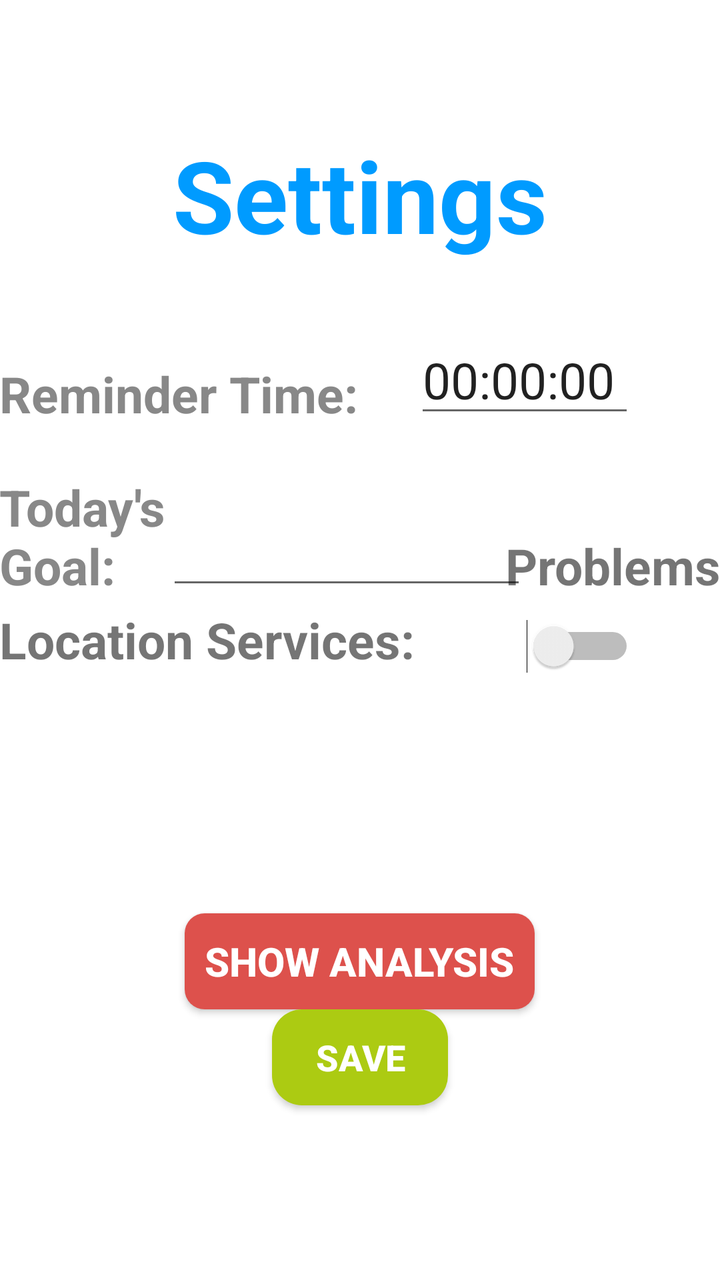
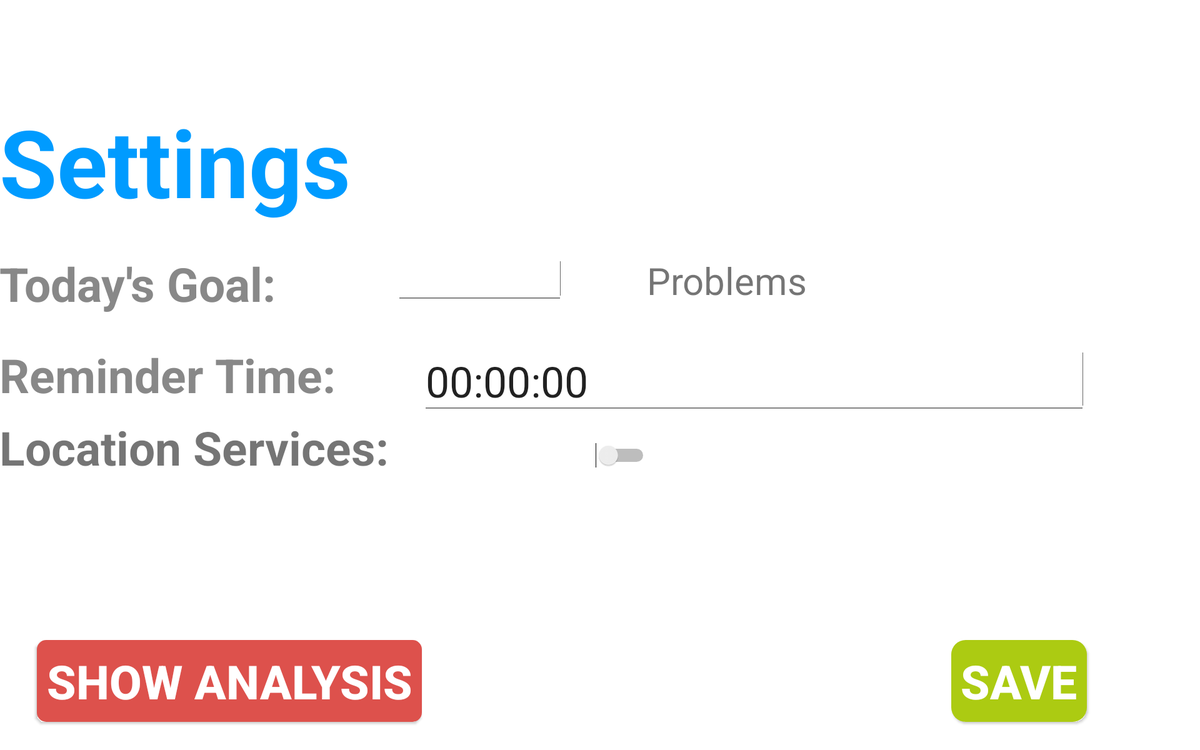

The same Android screen from two of the app's own layout files: first res/layout/ as a phone draws it, then the repository's variant for another configuration, drawn on a device whose configuration selects that folder. Both files follow.
<!-- AndroidManifest.xml: application theme FullscreenTheme -->
<!-- res/layout/content_setting.xml -->
<?xml version="1.0" encoding="utf-8"?>

<RelativeLayout xmlns:android="http://schemas.android.com/apk/res/android"
    xmlns:app="http://schemas.android.com/apk/res-auto"
    xmlns:tools="http://schemas.android.com/tools"
    android:layout_width="match_parent"
    android:layout_height="match_parent"
    android:paddingBottom="@dimen/activity_vertical_margin"
    android:paddingLeft="@dimen/activity_horizontal_margin"
    android:paddingRight="@dimen/activity_horizontal_margin"
    android:paddingTop="@dimen/activity_vertical_margin"
    app:layout_behavior="@string/appbar_scrolling_view_behavior"
    tools:context=".ui.UI_SettingActivity"
    tools:showIn="@layout/activity_setting">
        <TextView
            android:layout_width="wrap_content"
            android:layout_height="wrap_content"
            android:textAppearance="?android:attr/textAppearanceLarge"
            android:text="@string/tvSettingString"

            android:textSize="50sp"
            android:textStyle="bold"
            android:textColor="#009bff"
            android:id="@+id/tvSetting"
            android:layout_marginTop="64dp"
            android:layout_alignParentTop="true"
            android:layout_centerHorizontal="true" />

        <TextView
            android:layout_width="wrap_content"
            android:layout_height="wrap_content"
            android:textSize="25sp"
            android:textAppearance="?android:attr/textAppearanceLarge"
            android:text="@string/tvTodayGoalString"
            android:textStyle="bold"
            android:textColor="#888888"
            android:id="@+id/tvMPSL"
            android:layout_above="@+id/switchLocation"
            android:layout_marginBottom="10dp"
            android:layout_toStartOf="@+id/bShowAnalysis" />

        <EditText
            android:layout_width="180dp"
            android:layout_height="wrap_content"
            android:id="@+id/etProblemNo"
            android:inputType="number"
            android:layout_alignBottom="@+id/tvMPSL"
            android:layout_toStartOf="@+id/switchLocation" />

        <TextView
            android:layout_width="wrap_content"
            android:layout_height="wrap_content"
            android:layout_marginLeft="20dp"
            android:text="@string/tvProblemsString"
            android:textSize="25sp"
            android:textStyle="bold"
            android:id="@+id/tvProblems"
            android:layout_alignBottom="@+id/tvMPSL"
            android:layout_alignEnd="@+id/tvMPSD" />

    <TextView
        android:layout_width="match_parent"
        android:layout_height="wrap_content"
        android:text="@string/tvReminderTimeString"
        android:textStyle="bold"
        android:textSize="25sp"
        android:textColor="#888888"
        android:layout_marginTop="180dp"
        android:id="@+id/tvMPSD"

        android:layout_alignParentStart="true"
     />

    <EditText
        android:layout_width="110dp"
        android:layout_height="wrap_content"
        android:inputType="time"
        android:text="@string/etRemindTimeString"
        android:textSize="25sp"
        android:ems="10"
        android:id="@+id/etMPSdate"
        android:layout_alignBottom="@+id/tvMPSD"
        android:layout_toEndOf="@+id/tvETF" />

    <TextView
        android:layout_width="wrap_content"
        android:layout_height="wrap_content"
        android:text="@string/tvLocationString"
        android:textSize="25sp"
        android:textStyle="bold"
        android:id="@+id/tvETF"
        android:layout_marginTop="50dp"
        android:layout_centerVertical="true"
        android:layout_alignParentStart="true" />

    <Switch
        android:layout_width="wrap_content"
        android:layout_height="wrap_content"
        android:id="@+id/switchLocation"
        android:scrollbarStyle="outsideOverlay"
        android:checked="false"
        android:layout_alignBottom="@+id/tvETF"
        android:layout_alignEnd="@+id/etMPSdate" />

    <Button
        android:layout_width="wrap_content"
        android:layout_height="wrap_content"
        android:text="@string/bSaveString"
        android:textSize="18sp"
        android:textColor="#ffffff"
        android:textStyle="bold"
        android:background="@drawable/button_test"
        android:id="@+id/bSave"
        android:onClick="onSave"
        android:layout_below="@+id/bShowAnalysis"
        android:layout_centerHorizontal="true"
        android:layout_marginTop="@dimen/activity_vertical_margin"/>

    <Button
        android:layout_width="wrap_content"
        android:layout_height="wrap_content"
        android:text="@string/bShowAnalysisString"
        android:textSize="20sp"
        android:textStyle="bold"
        android:textColor="#ffffff"
        android:id="@+id/bShowAnalysis"
        android:onClick="onShowAnalysis"
        android:background="@drawable/button_nalysis"
        android:layout_below="@+id/switchLocation"
        android:layout_centerHorizontal="true"
        android:layout_marginTop="120dp" />


</RelativeLayout>
<!-- res/layout/activity_setting.xml (included above) -->
<?xml version="1.0" encoding="utf-8"?>

<android.support.design.widget.CoordinatorLayout xmlns:android="http://schemas.android.com/apk/res/android"
    xmlns:app="http://schemas.android.com/apk/res-auto"
    xmlns:tools="http://schemas.android.com/tools"
    android:layout_width="match_parent"
    android:layout_height="match_parent"
    android:fitsSystemWindows="true"
    tools:context=".ui.UI_SettingActivity">

    <android.support.design.widget.AppBarLayout
        android:layout_width="match_parent"
        android:layout_height="wrap_content"
        android:theme="@style/AppTheme.AppBarOverlay">
    </android.support.design.widget.AppBarLayout>

    <include layout="@layout/content_setting" />


</android.support.design.widget.CoordinatorLayout>
<!-- resources referenced by this layout -->
<resources>
  <!-- drawable button_nalysis (drawable) -->
  <?xml version="1.0" encoding="utf-8"?>
  
  
  <shape xmlns:android="http://schemas.android.com/apk/res/android"
      android:shape="rectangle"
  
      >
  
      <solid android:color="#dd514c" />
  
      <corners android:radius="10dip" />
  
  
      <padding
          android:left="10dp"
          android:top="10dp"
          android:right="10dp"
          android:bottom="10dp"
          />
  
  </shape>
  <!-- drawable button_test (drawable) -->
  <?xml version="1.0" encoding="utf-8"?>
  
      <shape xmlns:android="http://schemas.android.com/apk/res/android"
          android:shape="rectangle"
          >
  
      <solid android:color="#accb12" />
  
      <corners android:radius="15dip" />
  
  
  
      <padding
          android:left="10dp"
          android:top="10dp"
          android:right="10dp"
          android:bottom="10dp"
          />
  
  </shape>
  <string name="bSaveString">Save</string>
  <string name="bShowAnalysisString">SHOW ANALYSIS</string>
  <string name="etRemindTimeString">00:00:00</string>
  <string name="tvLocationString">Location Services:</string>
  <string name="tvProblemsString">Problems</string>
  <string name="tvReminderTimeString">Reminder Time:</string>
  <string name="tvSettingString">Settings</string>
  <string name="tvTodayGoalString">Today\'s Goal:</string>
  <style name="AppTheme.AppBarOverlay" parent="ThemeOverlay.AppCompat.Dark.ActionBar" />
  <style name="FullscreenTheme" parent="AppTheme">
          <item name="android:actionBarStyle">@style/FullscreenActionBarStyle</item>
          <item name="android:windowActionBarOverlay">true</item>
          <item name="android:windowBackground">@null</item>
          <item name="metaButtonBarStyle">?android:attr/buttonBarStyle</item>
          <item name="metaButtonBarButtonStyle">?android:attr/buttonBarButtonStyle</item>
      </style>
  <style name="AppTheme" parent="Theme.AppCompat.Light.DarkActionBar">
          
          <item name="colorPrimary">@color/colorPrimary</item>
          <item name="colorPrimaryDark">@color/colorPrimaryDark</item>
          <item name="colorAccent">@color/colorAccent</item>
      </style>
  <style name="FullscreenActionBarStyle" parent="Widget.AppCompat.ActionBar">
          <item name="android:background">@color/black_overlay</item>
      </style>
  <color name="colorPrimary">#3F51B5</color>
  <color name="colorPrimaryDark">#303F9F</color>
  <color name="colorAccent">#FF4081</color>
  <color name="black_overlay">#66000000</color>
</resources>
<!-- res/layout-xlarge-land/content_setting.xml (the repository's variant of the layout above) -->
<!-- drawn on a large tablet held sideways -->
<?xml version="1.0" encoding="utf-8"?>
<RelativeLayout xmlns:android="http://schemas.android.com/apk/res/android"
    xmlns:app="http://schemas.android.com/apk/res-auto"
    xmlns:tools="http://schemas.android.com/tools"
    android:layout_width="match_parent"
    android:layout_height="match_parent"
    android:paddingBottom="@dimen/activity_vertical_margin"
    android:paddingLeft="@dimen/activity_horizontal_margin"
    android:paddingRight="@dimen/activity_horizontal_margin"
    android:paddingTop="@dimen/activity_vertical_margin"
    app:layout_behavior="@string/appbar_scrolling_view_behavior"
    tools:context=".ui.UI_SettingActivity"
    tools:showIn="@layout/activity_setting">


    <LinearLayout
        android:orientation="horizontal"
        android:layout_width="match_parent"
        android:layout_height="wrap_content"
        android:id="@+id/linearLayout"
        android:layout_alignParentStart="true"
        android:layout_above="@+id/tvMPSL">

        <TextView
            android:layout_width="wrap_content"
            android:layout_height="match_parent"
            android:textAppearance="?android:attr/textAppearanceLarge"
            android:text="@string/tvSettingString"
            android:textSize="100sp"
            android:textStyle="bold"
            android:textColor="#009bff"
            android:id="@+id/tvSetting"
            android:layout_marginBottom="30dp" />
    </LinearLayout>

    <TextView
        android:textSize="50sp"
        android:layout_above="@+id/tvMPSD"
        android:layout_width="wrap_content"
        android:layout_height="wrap_content"
        android:textAppearance="?android:attr/textAppearanceLarge"
        android:text="@string/tvTodayGoalString"
        android:textStyle="bold"
        android:layout_marginBottom="30dp"
        android:textColor="#888888"
        android:id="@+id/tvMPSL"
        android:layout_alignParentStart="true" />

    <EditText
        android:layout_width="180dp"
        android:layout_height="wrap_content"
        android:id="@+id/etProblemNo"
        android:inputType="number"
        android:textSize="30dp"
        android:layout_below="@+id/linearLayout"
        android:layout_alignEnd="@+id/switchLocation"
        android:layout_marginEnd="88dp" />

    <TextView
        android:layout_width="wrap_content"
        android:layout_height="wrap_content"
        android:text="@string/tvProblemsString"
        android:textSize="40sp"
        android:id="@+id/tvProblems"
        android:layout_alignBottom="@+id/etProblemNo"
        android:layout_toEndOf="@+id/switchLocation" />

    <TextView
        android:layout_width="wrap_content"
        android:layout_height="wrap_content"
        android:text="@string/tvReminderTimeString"
        android:textStyle="bold"
        android:textSize="50sp"
        android:textColor="#888888"
        android:id="@+id/tvMPSD"

        android:layout_centerVertical="true"
        android:layout_alignParentStart="true" />

    <EditText
        android:layout_width="wrap_content"
        android:layout_height="wrap_content"
        android:inputType="time"
        android:text="@string/etRemindTimeString"
        android:textSize="45sp"
        android:ems="10"
        android:id="@+id/etMPSdate"
        android:layout_alignTop="@+id/tvMPSD"
        android:layout_alignEnd="@+id/bSave"
        android:layout_toEndOf="@+id/bShowAnalysis" />

    <TextView
        android:layout_width="wrap_content"
        android:layout_height="wrap_content"
        android:text="@string/tvLocationString"
        android:textSize="50sp"
        android:textStyle="bold"
        android:id="@+id/tvETF"
        android:layout_below="@+id/etMPSdate"
        android:layout_alignParentStart="true" />

    <Switch
        android:layout_width="100dp"
        android:layout_height="50dp"
        android:id="@+id/switchLocation"
        android:scrollbarStyle="outsideOverlay"
        android:layout_marginLeft="260dp"
        android:checked="false"
        android:elegantTextHeight="false"
        android:layout_alignBottom="@+id/tvETF"
        android:layout_centerHorizontal="true" />

    <Button
        android:layout_width="wrap_content"
        android:layout_height="wrap_content"
        android:text="@string/bSaveString"
        android:textSize="50sp"
        android:textColor="#ffffff"
        android:textStyle="bold"
        android:background="@drawable/button_test"
        android:id="@+id/bSave"
        android:onClick="onSave"
        android:layout_marginLeft="250dp"
        android:layout_marginEnd="121dp"
        android:layout_alignTop="@+id/bShowAnalysis"
        android:layout_alignEnd="@+id/linearLayout" />

    <Button
        android:layout_width="wrap_content"
        android:layout_height="wrap_content"
        android:text="@string/bShowAnalysisString"
        android:textSize="50sp"
        android:textStyle="bold"
        android:textColor="#ffffff"
        android:id="@+id/bShowAnalysis"
        android:onClick="onShowAnalysis"
        android:background="@drawable/button_nalysis"
        android:layout_marginLeft="40dp"
        android:layout_alignParentBottom="true"
        android:layout_alignParentStart="true"
        android:layout_marginBottom="30dp" />


</RelativeLayout>
<!-- res/layout/content_setting.xml (included above) -->
<?xml version="1.0" encoding="utf-8"?>

<RelativeLayout xmlns:android="http://schemas.android.com/apk/res/android"
    xmlns:app="http://schemas.android.com/apk/res-auto"
    xmlns:tools="http://schemas.android.com/tools"
    android:layout_width="match_parent"
    android:layout_height="match_parent"
    android:paddingBottom="@dimen/activity_vertical_margin"
    android:paddingLeft="@dimen/activity_horizontal_margin"
    android:paddingRight="@dimen/activity_horizontal_margin"
    android:paddingTop="@dimen/activity_vertical_margin"
    app:layout_behavior="@string/appbar_scrolling_view_behavior"
    tools:context=".ui.UI_SettingActivity"
    tools:showIn="@layout/activity_setting">
        <TextView
            android:layout_width="wrap_content"
            android:layout_height="wrap_content"
            android:textAppearance="?android:attr/textAppearanceLarge"
            android:text="@string/tvSettingString"

            android:textSize="50sp"
            android:textStyle="bold"
            android:textColor="#009bff"
            android:id="@+id/tvSetting"
            android:layout_marginTop="64dp"
            android:layout_alignParentTop="true"
            android:layout_centerHorizontal="true" />

        <TextView
            android:layout_width="wrap_content"
            android:layout_height="wrap_content"
            android:textSize="25sp"
            android:textAppearance="?android:attr/textAppearanceLarge"
            android:text="@string/tvTodayGoalString"
            android:textStyle="bold"
            android:textColor="#888888"
            android:id="@+id/tvMPSL"
            android:layout_above="@+id/switchLocation"
            android:layout_marginBottom="10dp"
            android:layout_toStartOf="@+id/bShowAnalysis" />

        <EditText
            android:layout_width="180dp"
            android:layout_height="wrap_content"
            android:id="@+id/etProblemNo"
            android:inputType="number"
            android:layout_alignBottom="@+id/tvMPSL"
            android:layout_toStartOf="@+id/switchLocation" />

        <TextView
            android:layout_width="wrap_content"
            android:layout_height="wrap_content"
            android:layout_marginLeft="20dp"
            android:text="@string/tvProblemsString"
            android:textSize="25sp"
            android:textStyle="bold"
            android:id="@+id/tvProblems"
            android:layout_alignBottom="@+id/tvMPSL"
            android:layout_alignEnd="@+id/tvMPSD" />

    <TextView
        android:layout_width="match_parent"
        android:layout_height="wrap_content"
        android:text="@string/tvReminderTimeString"
        android:textStyle="bold"
        android:textSize="25sp"
        android:textColor="#888888"
        android:layout_marginTop="180dp"
        android:id="@+id/tvMPSD"

        android:layout_alignParentStart="true"
     />

    <EditText
        android:layout_width="110dp"
        android:layout_height="wrap_content"
        android:inputType="time"
        android:text="@string/etRemindTimeString"
        android:textSize="25sp"
        android:ems="10"
        android:id="@+id/etMPSdate"
        android:layout_alignBottom="@+id/tvMPSD"
        android:layout_toEndOf="@+id/tvETF" />

    <TextView
        android:layout_width="wrap_content"
        android:layout_height="wrap_content"
        android:text="@string/tvLocationString"
        android:textSize="25sp"
        android:textStyle="bold"
        android:id="@+id/tvETF"
        android:layout_marginTop="50dp"
        android:layout_centerVertical="true"
        android:layout_alignParentStart="true" />

    <Switch
        android:layout_width="wrap_content"
        android:layout_height="wrap_content"
        android:id="@+id/switchLocation"
        android:scrollbarStyle="outsideOverlay"
        android:checked="false"
        android:layout_alignBottom="@+id/tvETF"
        android:layout_alignEnd="@+id/etMPSdate" />

    <Button
        android:layout_width="wrap_content"
        android:layout_height="wrap_content"
        android:text="@string/bSaveString"
        android:textSize="18sp"
        android:textColor="#ffffff"
        android:textStyle="bold"
        android:background="@drawable/button_test"
        android:id="@+id/bSave"
        android:onClick="onSave"
        android:layout_below="@+id/bShowAnalysis"
        android:layout_centerHorizontal="true"
        android:layout_marginTop="@dimen/activity_vertical_margin"/>

    <Button
        android:layout_width="wrap_content"
        android:layout_height="wrap_content"
        android:text="@string/bShowAnalysisString"
        android:textSize="20sp"
        android:textStyle="bold"
        android:textColor="#ffffff"
        android:id="@+id/bShowAnalysis"
        android:onClick="onShowAnalysis"
        android:background="@drawable/button_nalysis"
        android:layout_below="@+id/switchLocation"
        android:layout_centerHorizontal="true"
        android:layout_marginTop="120dp" />


</RelativeLayout>
